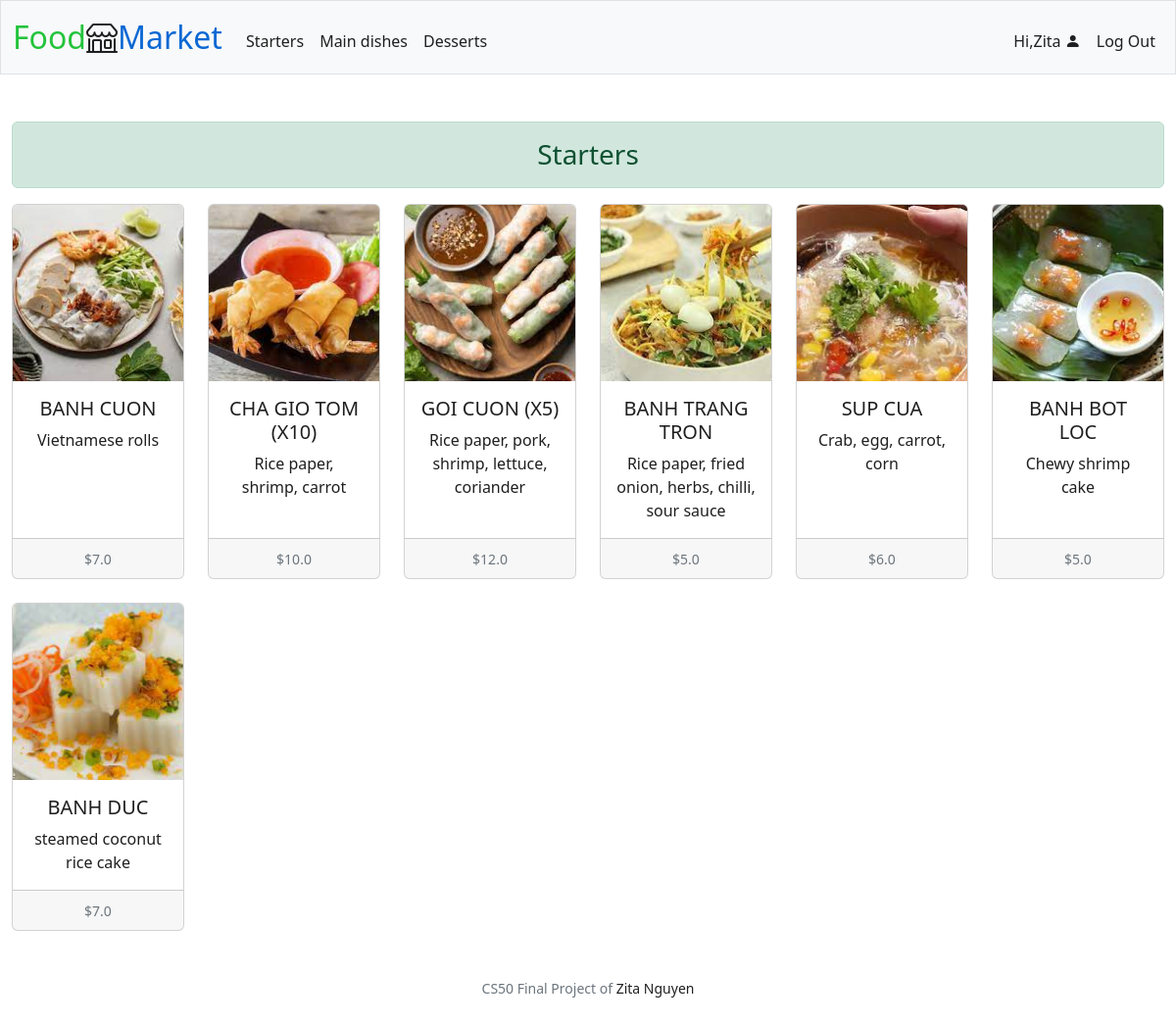
Screenshot of /starters (signed in) with the database file from the repository.
### tables this page shows
CREATE TABLE food (
id INTEGER PRIMARY KEY AUTOINCREMENT, 
category TEXT NOT NULL,
name TEXT NOT NULL,
photo BLOB NOT NULL,
description TEXT NOT NULL,
price REAL NOT NULL,
date DATETIME NOT NULL,
user_id INTEGER NOT NULL,
FOREIGN KEY (user_id) REFERENCES users (id)
);

### app.py (the view)
@app.route("/starters", methods=["GET"])
@login_required
def starters():
    starters = query_get_starters()
    return render_template("starters.html", starters=starters)

### app.py (called while the page is built)
@app.after_request
def after_request(response):
    response.headers["Cache-Control"] = "no-cache, no-store, must-revalidate"
    response.headers["Expires"] = 0
    response.headers["Pragma"] = "no-cache"
    return response

### helpers.py (called while the page is built)
def login_required(f):
    @wraps(f)
    def decorated_function(*args, **kwargs):
        if session.get("user_id") is None:
            return redirect("/login")
        return f(*args, **kwargs)
    return decorated_function

### queries.py (called while the page is built)
def query_get_starters():
    conn = sqlite3.connect("market.db")
    c = conn.cursor()
    c.execute("SELECT * FROM food WHERE category='Starter' ")
    starters = c.fetchall()
    return starters

### templates/starters.html (shortened to what this page needs)
{% extends "layout.html" %}
{% block main %}
<div class="alert alert-success text-center h3" role="alert">
  Starters
</div>
<div class="row row-cols-1 row-cols-lg-6 row-cols-md-3 g-4 text-center">
  {% if not starters %}
    <div class="col">
      <div class="card h-100">
        <img class="card-img-top" src="{{url_for('static', filename='photos/no_food.jpeg')}}" alt="No product">
        <div class="card-body">
          <p class="card-text">No starter.</p>
        </div>
      </div>
    </div>
  {% else %}
    {% for starter in starters %}
      <div class="col">
        <a href="/product/{{ starter[0] }}">
          <div class="card h-100">
            <img src="{{url_for('static', filename='photos/' + starter[3])}}" class="card-img-top" alt="{{ starter[2] }}">
            <div class="card-body">
              <h5 class="card-title">{{ starter[2] }}</h5>
              <p class="card-text">{{ starter[4] }}</p>
            </div>
            <div class="card-footer">
              <small class="text-muted">${{ starter[5] }}</small>
            </div>
          </div>
        </a>
      </div>
    {% endfor %}
  {% endif %}
</div>
{% endblock %}

### static/styles.css (style rules this page uses)
a:link, a:visited { text-decoration: none; color: rgba(7, 7, 7, 0.9); }
.card-img-top { width: 100%; height: 15vw; object-fit: cover; }
.card-title { text-transform: uppercase; }

### rows the page displays
food: photo (picture), name "BANH CUON", description "Vietnamese rolls", price "7.0"
food: photo (picture), name "CHA GIO TOM (X10)", description "Rice paper, shrimp, carrot", price "10.0"
food: photo (picture), name "GOI CUON (X5)", description "Rice paper, pork, shrimp, lettuce, coriander", price "12.0"
food: photo (picture), name "BANH TRANG TRON", description "Rice paper, fried onion, herbs, chilli, sour sauce", price "5.0"
food: photo (picture), name "SUP CUA", description "Crab, egg, carrot, corn", price "6.0"
food: photo (picture), name "BANH BOT LOC", description "Chewy shrimp cake", price "5.0"
food: photo (picture), name "BANH DUC", description "steamed coconut rice cake", price "7.0"

### other values shown
{{ session["user_name"].capitalize() }} "Zita"
